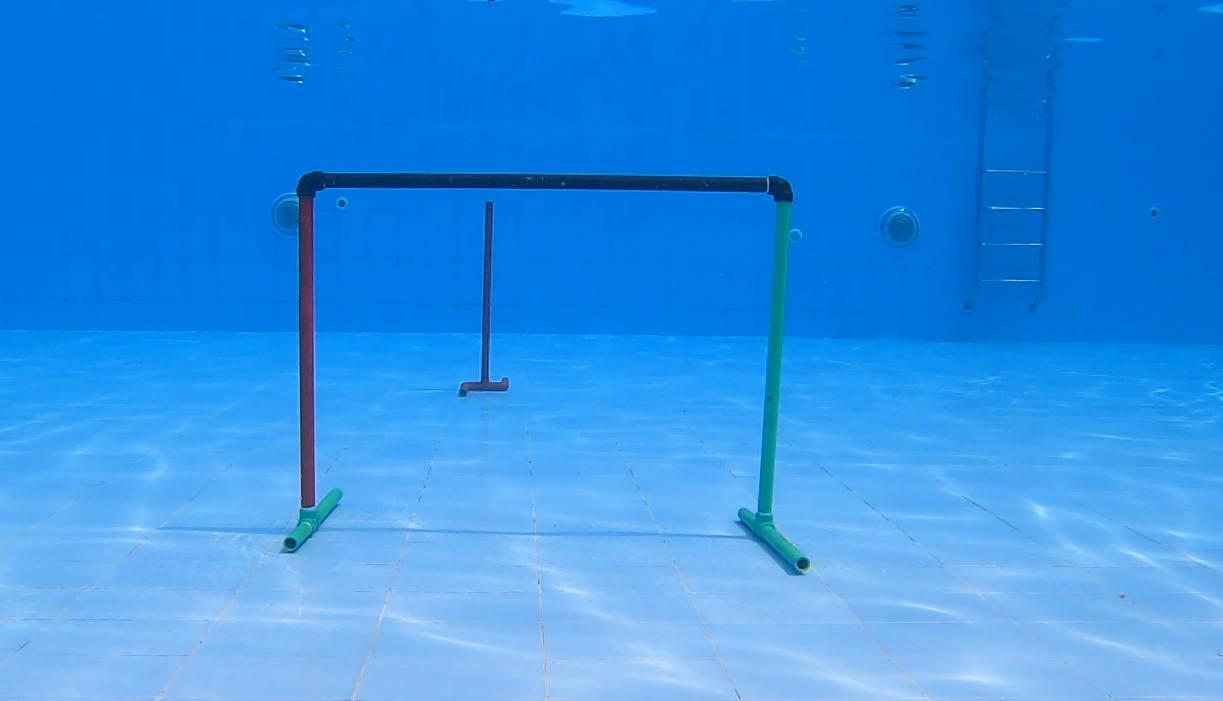
#> input picture ImagesTrain/unGate.PNG, 1223 x 701 px, found by its file name
$ python CoOrApproach1.py
#> lines starting #> are read from the running program, lines starting #| are printed output that depends on the picture; after the words box and inside, x2 and y2 are one past the last pixel; in counts of white or black regions, pixels touching at a corner belong together
### tracker.py
import math


class EuclideanDistTracker:
    def __init__(self):
        # Store the center positions of the objects
        self.center_points = {}
        # Keep the count of the IDs
        # each time a new object id detected, the count will increase by one
        self.id_count = 0


    def update(self, objects_rect):
        # Objects boxes and ids
        objects_bbs_ids = []

        # Get center point of new object
        for rect in objects_rect:
            x, y, w, h = rect
            cx = (x + x + w) // 2
            cy = (y + y + h) // 2

            # Find out if that object was detected already
            same_object_detected = False
            for id, pt in self.center_points.items():
                dist = math.hypot(cx - pt[0], cy - pt[1])

                if dist < 25:
                    self.center_points[id] = (cx, cy)
                    print(self.center_points)
                    objects_bbs_ids.append([x, y, w, h, id])
                    same_object_detected = True
                    break

            # New object is detected we assign the ID to that object
            if same_object_detected is False:
                self.center_points[self.id_count] = (cx, cy)
                objects_bbs_ids.append([x, y, w, h, self.id_count])
                self.id_count += 1

        # Clean the dictionary by center points to remove IDS not used anymore
        new_center_points = {}
        for obj_bb_id in objects_bbs_ids:
            _, _, _, _, object_id = obj_bb_id
            center = self.center_points[object_id]
            new_center_points[object_id] = center

        # Update dictionary with IDs not used removed
        self.center_points = new_center_points.copy()
        return objects_bbs_ids

### CoOrApproach1.py
import numpy as np
import cv2
from tracker import *

# Load image, grayscale, Otsu's threshold, and extract ROI
image = cv2.imread(r'C:\Users\PC\Desktop\Dataset\unGate.png')
#> image is the input picture: shape (701, 1223, 3); mean B, G, R 229.7, 144.8, 47.9
gray = cv2.cvtColor(image, cv2.COLOR_BGR2GRAY)
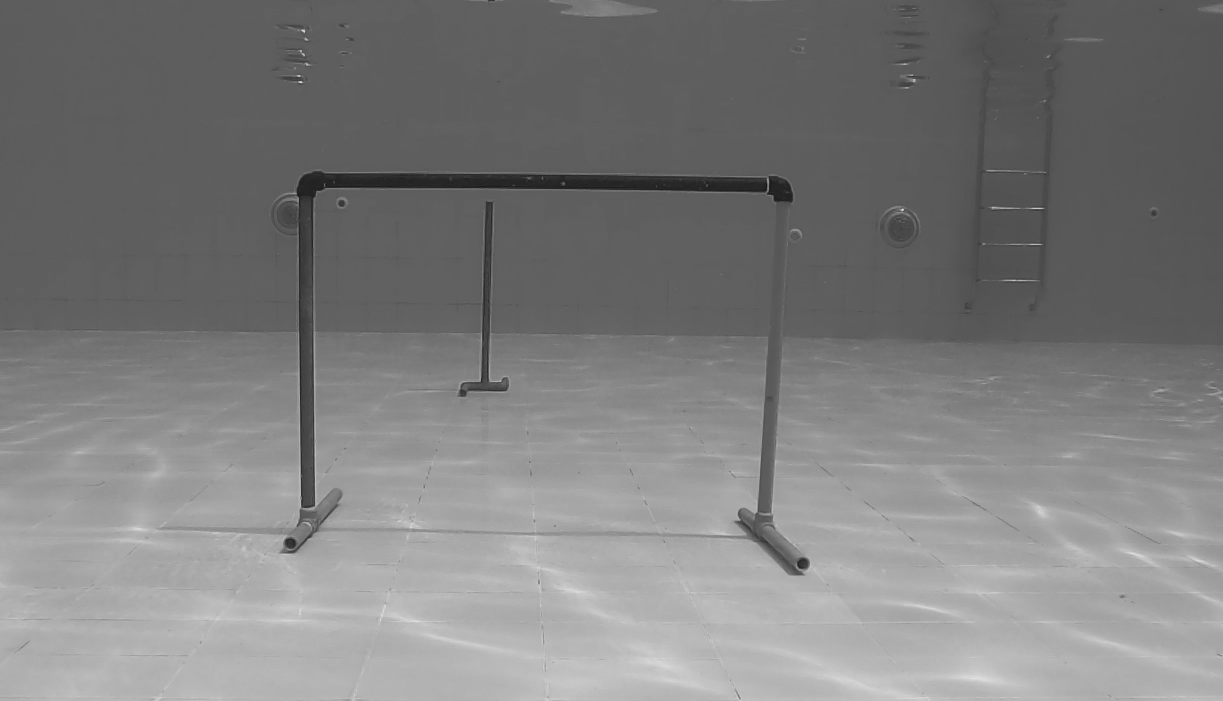
#> gray: shape (701, 1223); min 23, max 225, mean 125.5
thresh = cv2.threshold(gray, 0, 255, cv2.THRESH_BINARY + cv2.THRESH_OTSU)[1]
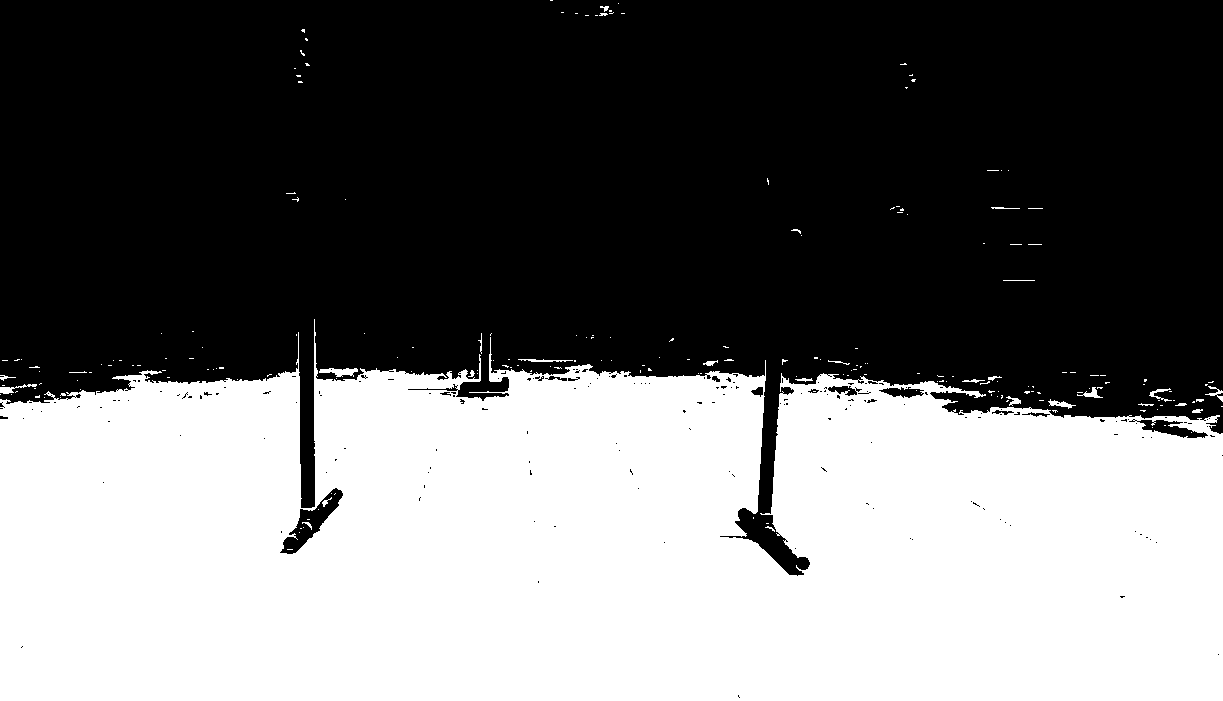
#> thresh: shape (701, 1223); 43.9% white; 209 white regions (181 under 20 px), largest, box (x1, y1, x2, y2) and area: (0, 319, 1223, 701) 373971, (319, 368, 358, 377) 208, (0, 384, 37, 394) 130
x, y, w, h = cv2.boundingRect(thresh)
#> x = 0; y = 0; w = 1223; h = 701
ROI = image[y:y+h, x:x+w]

# Color segmentation on ROI
hsv = cv2.cvtColor(ROI, cv2.COLOR_BGR2HSV)
#> hsv: shape (701, 1223, 3); mean H, S, V 104.2, 204.5, 229.7
lower = np.array([0, 0, 152])
upper = np.array([179, 255, 255])
mask = cv2.inRange(hsv, lower, upper)
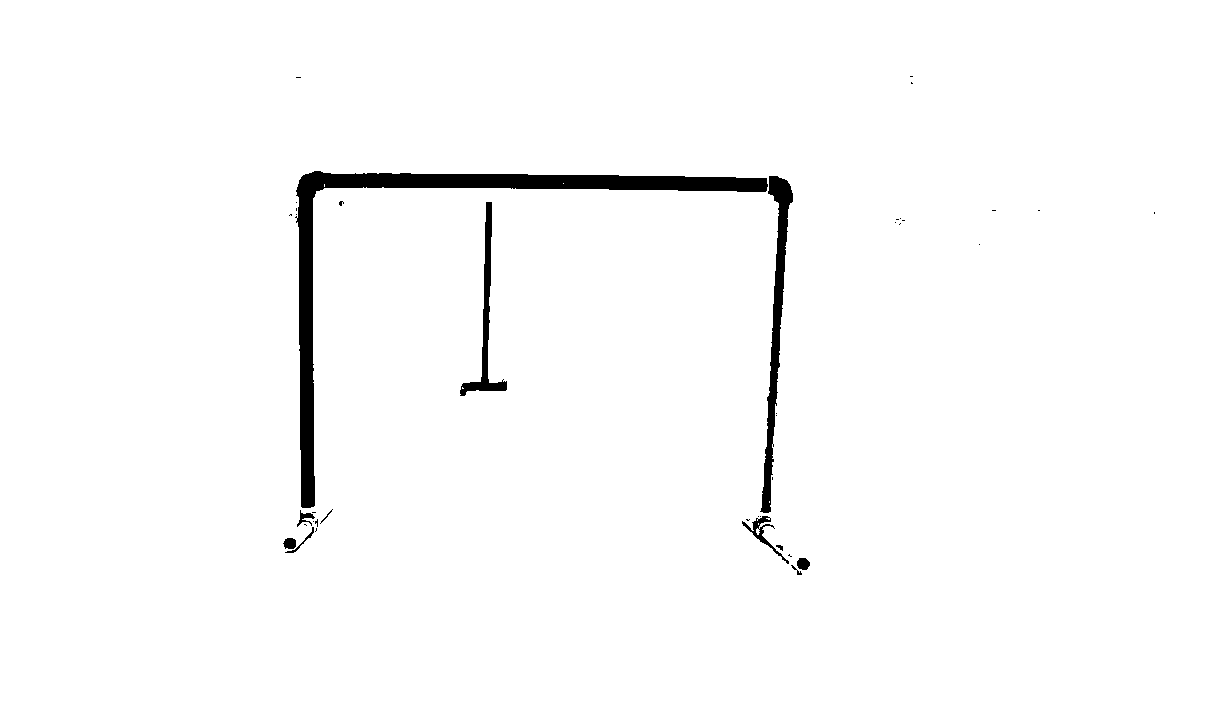
#> mask: shape (701, 1223); 98% white; 40 black regions (29 under 20 px), largest, box (x1, y1, x2, y2) and area: (295, 171, 768, 508) 11152, (760, 176, 793, 513) 3112, (460, 202, 507, 396) 1535
res = cv2.bitwise_and(image, image, mask=mask)

# Crop left and right half of mask
x, y, w, h = 0, 0, ROI.shape[1]//2, ROI.shape[0]
#> w = 611
left = mask[y:y+h, x:x+w]
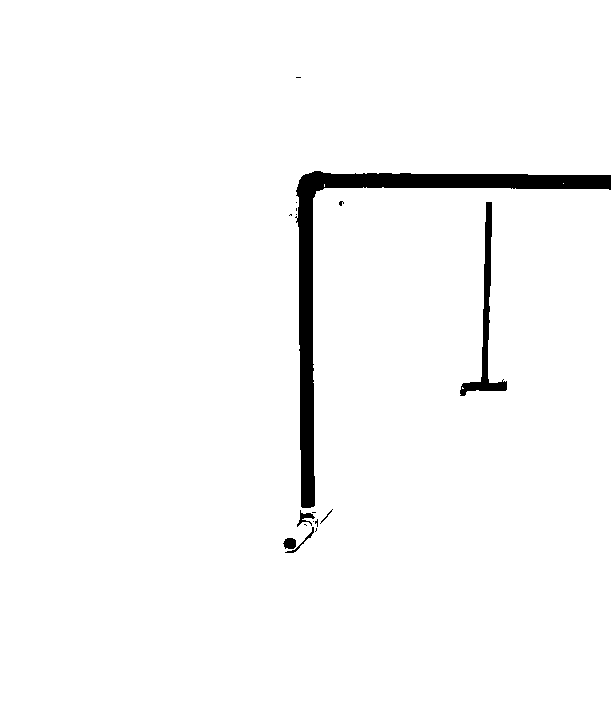
#> left: shape (701, 611); 97.5% white; 17 black regions (11 under 20 px), largest, box (x1, y1, x2, y2) and area: (295, 171, 611, 508) 8952, (460, 202, 507, 396) 1535, (283, 538, 296, 549) 117, (297, 510, 315, 527) 110, (285, 527, 314, 553) 84, (320, 509, 333, 524) 25
right = mask[y:y+h, x+w:x+w+w]
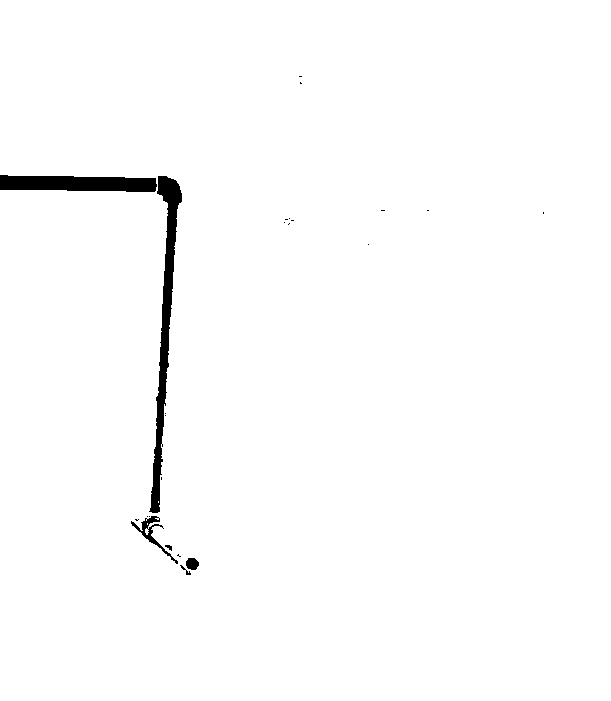
#> right: shape (701, 611); 98.6% white; 24 black regions (18 under 20 px)

#detection
obj_detector = cv2.createBackgroundSubtractorMOG2()
tracker = EuclideanDistTracker()
contours, _ = cv2.findContours(mask, cv2.RETR_TREE, cv2.CHAIN_APPROX_SIMPLE)
#> contours = 60 contours, 46 with area under 20; largest, box (x1, y1, x2, y2) and area: (0, 0, 1223, 701) 855400, (295, 170, 769, 509) 11948, (759, 175, 794, 514) 3465, (459, 201, 508, 397) 1773, (741, 515, 790, 565) 470
detections = []
max_area = 0
maxAreaCo = [0, 0, 0, 0]
for cnt in contours:
    # Calculate area and remove small elements
    area = cv2.contourArea(cnt)
    if area > max_area:
        # cv2.drawContours(roi, [cnt], -1, (0, 255, 0), 2)
        x, y, w, h = cv2.boundingRect(cnt)
        detections.append([x, y, w, h])
        max_area = area
        maxAreaCo = [x, y, w, h]
#> this loop made 60 passes
#> (cnt, area, x, y, w, h, max_area) on pass 1: ([[0, 0], [0, 700], [1222, 700], [1222, 0]], 855400, 0, 0, 1223, 701, 855400)
#> area on passes 2, 4, 7, 8, 12, 19: 26, 142, 34, 135.5, 120, 22.5
#> after the loop, detections = [[0, 0, 1223, 701]]; h = 701; max_area = 855400; w = 1223; x = 0; y = 0
boxes_ids = tracker.update(detections)
#> the loop in update, `for rect in objects_rect:` made 1 pass
#> (x, y, w, h, cx, cy, self.id_count) on pass 1: (0, 0, 1223, 701, 611, 350, 1)
#> after the loop in update, `for rect in objects_rect:`: objects_bbs_ids = [[0, 0, 1223, 701, 0]]; self.center_points = {0: (611, 350)}; self.id_count = 1
#> the loop in update, `for obj_bb_id in objects_bbs_ids:` made 1 pass
#> (obj_bb_id, object_id, center) on pass 1: ([0, 0, 1223, 701, 0], 0, (611, 350))
#> after the loop in update, `for obj_bb_id in objects_bbs_ids:`: new_center_points = {0: (611, 350)}
#> boxes_ids = [[0, 0, 1223, 701, 0]]

cv2.rectangle(res, (maxAreaCo[0], maxAreaCo[1]), (maxAreaCo[0] + maxAreaCo[2], maxAreaCo[1] + maxAreaCo[3]),
              (0, 255, 0), 3)
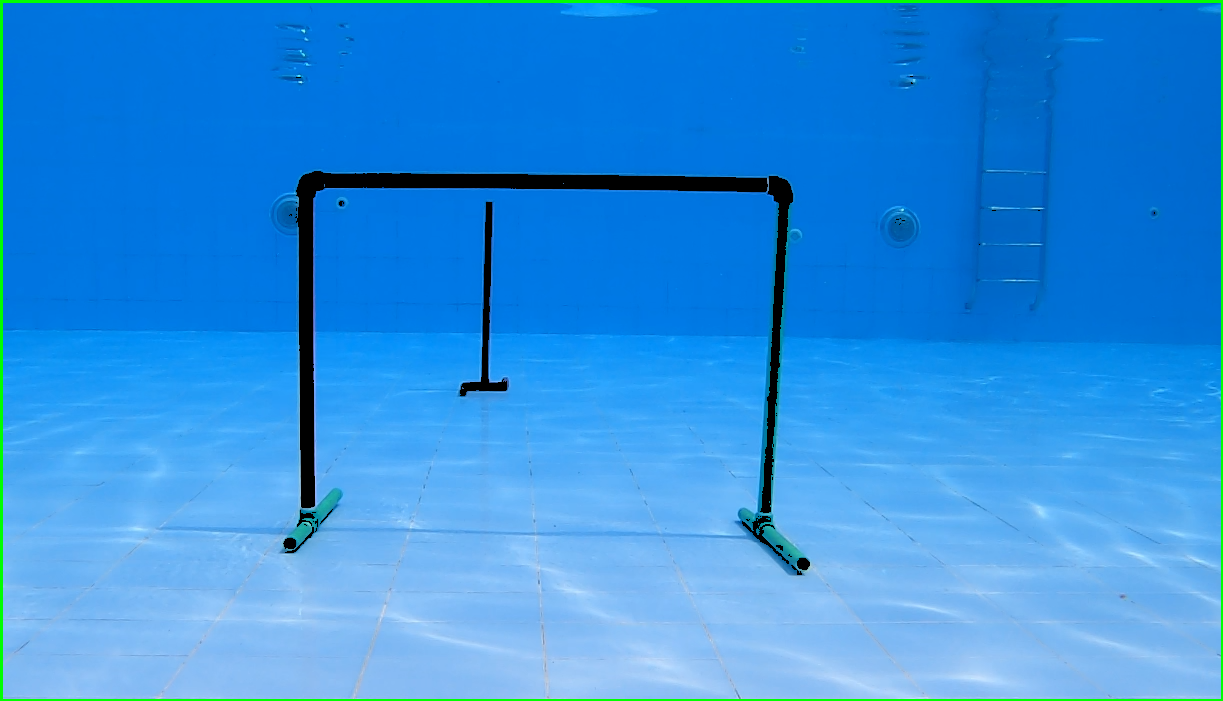
#> res: shape (701, 1223, 3); mean B, G, R 225, 144.7, 46.8


# Count pixels
left_pixels = cv2.countNonZero(left)
#> left_pixels = 417433
right_pixels = cv2.countNonZero(right)
#> right_pixels = 422417

print('Left pixels:', left_pixels)
#| Left pixels: 417433
print('Right pixels:', right_pixels)
#| Right pixels: 422417
#
# cv2.imshow('mask', mask)
cv2.imshow('mask', res)
# [4 lines of commented-out code are left out]
cv2.waitKey()
